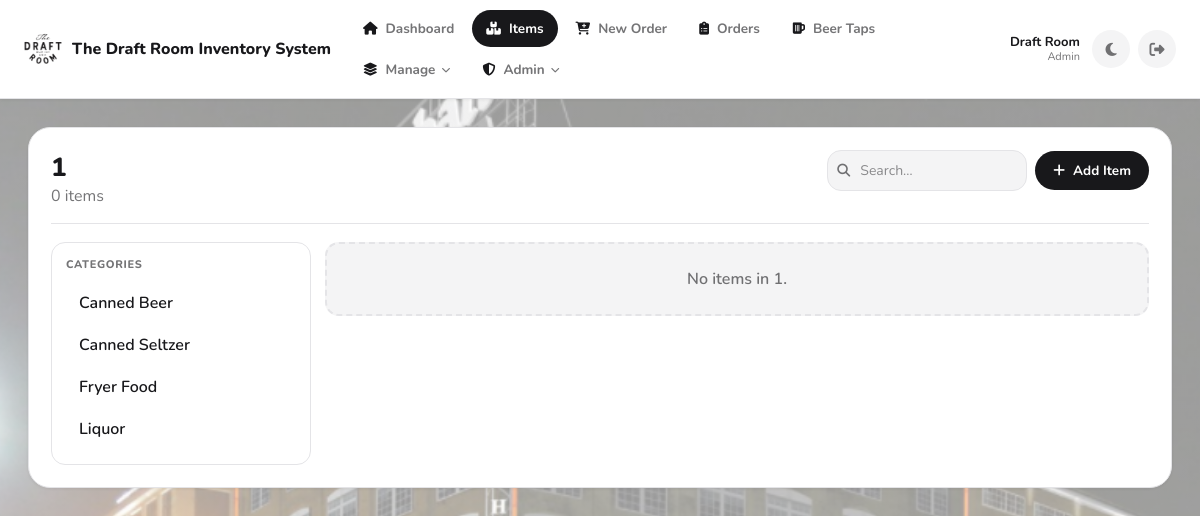
The page /category/1 (signed in) on the database its author committed.
### app.py (models this page shows, shortened)
class User(db.Model):
    __tablename__ = "users"
    id = db.Column(db.Integer, primary_key=True)
    username = db.Column(db.String(80), unique=True, nullable=False)
    first_name = db.Column(db.String(80), nullable=True)
    last_name = db.Column(db.String(80), nullable=True)
    password_hash = db.Column(db.String(255), nullable=False)
    role = db.Column(db.String(20), nullable=False, default="staff")  # Backward compatibility
    role_id = db.Column(db.Integer, db.ForeignKey('roles.id'), nullable=True)  # New: reference to Role
    is_active = db.Column(db.Boolean, nullable=False, default=True)
    created_at = db.Column(db.DateTime, nullable=False, default=utcnow)
    role_obj = db.relationship('Role', backref='users')
    def display_name(self) -> str:
        full = f"{(self.first_name or '').strip()} {(self.last_name or '').strip()}".strip()
        return full if full else self.username
    def get_role_name(self):
        if self.role_obj:
            return self.role_obj.name
        return self.role

### app.py (the view)
@app.get("/category/<path:category_name>")
def category_view(category_name: str):
    guard = require_view_access()
    if guard:
        return guard
    category_name = (category_name or "").strip()
    if not category_name:
        return redirect("/")
    q = (request.args.get("q") or "").strip()
    query = Item.query.filter(Item.category == category_name)
    if q:
        query = query.filter(Item.name.ilike(f"%{q}%"))
    items = query.order_by(Item.name.asc()).all()
    counts = db.session.query(Item.category, func.count(Item.id)).group_by(Item.category).all()
    counts_map = {c: int(n) for (c, n) in counts}
    all_categories = [cat for cat in CATEGORY_ORDER if counts_map.get(cat, 0) > 0]
    extras = sorted([c for c in counts_map.keys() if c not in CATEGORY_ORDER and counts_map.get(c, 0) > 0])
    all_categories.extend(extras)
    return render_template("category.html", category_name=category_name, items=items, q=q, all_categories=all_categories)

### app.py (called while the page is built)
@app.after_request
def add_security_headers_response(response):
    response.headers["X-Frame-Options"] = "SAMEORIGIN"
    response.headers["X-XSS-Protection"] = "1; mode=block"
    response.headers["X-Content-Type-Options"] = "nosniff"
    response.headers["Content-Security-Policy"] = (
        "default-src 'self'; "
        "script-src 'self' 'unsafe-inline' https://cdnjs.cloudflare.com; "
        "style-src 'self' 'unsafe-inline' https://cdnjs.cloudflare.com; "
        "font-src 'self' https://cdnjs.cloudflare.com; "
        "img-src 'self' data:; "
        "connect-src 'self'; "
        "frame-ancestors 'self'"
    )
    response.headers["Referrer-Policy"] = "strict-origin-when-cross-origin"
    response.headers["Permissions-Policy"] = (
        "geolocation=(), "
        "microphone=(), "
        "camera=(), "
        "payment=()"
    )
    return response

def utcnow() -> datetime:
    return datetime.now(timezone.utc)

def current_user() -> Optional["User"]:
    uid = session.get("user_id")
    if not uid:
        return None
    try:
        return User.query.get(int(uid))
    except Exception:
        return None

def current_user_role() -> str:
    if session.get("break_glass_admin") is True:
        return "admin"
    u = current_user()
    if not u:
        return ""
    return (u.role or "").lower()

def is_logged_in() -> bool:
    return (session.get("break_glass_admin") is True) or (session.get("user_id") is not None)

def can_manage_users() -> bool:
    u = current_user()
    if not u:
        return False
    if session.get("break_glass_admin") is True:
        return True
    if u.role_id:
        role = Role.query.get(u.role_id)
        if role and role.is_admin:
            return True
    if u.role == "admin":
        return True
    return False

def can_edit_inventory() -> bool:
    if session.get("break_glass_admin") is True:
        return True
    u = current_user()
    if not u:
        return False
    if u.role_id:
        role = Role.query.get(u.role_id)
        if role and role.has_permission("can_edit_items"):
            return True
    if u.role == "admin":
        return True
    return False

def require_view_access():
    if not is_logged_in():
        return redirect("/login")
    if session.get("break_glass_admin") is True:
        return None
    if not can_view_inventory():
        session.clear()
        flash("Access denied.", "error")
        return redirect("/login")
    return None

### templates/category.html (shortened to what this page needs)
{% extends "base.html" %}
{% block content %}
<section class="card">
  <div class="cardhead">
    <div>
      <h1>{{ category_name }}</h1>
      <span class="muted">{{ items|length }} item{{ 's' if items|length != 1 else '' }}</span>
    </div>
    <div class="actions">
      <div class="search-wrap">
        <input class="input search-live" id="catSearch" placeholder="Search…" autocomplete="off">
      </div>
      {% if can_edit_inventory %}
        <a class="btn primary" href="/items/new"><i class="fas fa-plus"></i> Add Item</a>
      {% endif %}
    </div>
  </div>
  <div class="split">
    <aside class="sidebar">
      <div class="sidehead">Categories</div>
      {% for c in all_categories %}
        <a class="sidelink {% if c == category_name %}active{% endif %}" href="/category/{{ c }}">{{ c }}</a>
      {% endfor %}
    </aside>
    <div class="content">
      {% if items and items|length > 0 %}
        <div class="table">
          <div class="row head" style="grid-template-columns: 2fr 1fr auto;">
            <div>Item</div>
            <div>Prep Type</div>
            <div></div>
          </div>
          {% for it in items %}
            <div class="row item-row" style="grid-template-columns: 2fr 1fr auto;"
                 data-name="{{ it.name.lower() }}">
              <div>
                <a class="item-link" href="/items/{{ it.id }}">{{ it.name }}</a>
              </div>
              <div class="muted">{{ it.prep_type }}</div>
              <div class="row-actions">
                {% if can_edit_inventory %}
                  <a class="icon-btn" href="/items/{{ it.id }}/edit" title="Edit">
                    <i class="fas fa-edit"></i>
                  </a>
                  <form method="POST" action="/items/{{ it.id }}/delete" style="display:inline;">
                    <button class="icon-btn danger" type="submit" title="Delete"
                            onclick="return confirm('Delete {{ it.name }}?')">
                      <i class="fas fa-trash"></i>
                    </button>
                  </form>
                {% endif %}
              </div>
            </div>
          {% endfor %}
        </div>
        <div id="noResults" class="empty" style="display:none;">No items match.</div>
      {% else %}
        <div class="empty">No items in {{ category_name }}.</div>
      {% endif %}
    </div>
  </div>
</section>
{% endblock %}

### templates/base.html (shortened to what this page needs)
<!DOCTYPE html>
<html lang="en">
<head>
  <link rel="stylesheet" href="/static/style.css?v={{ asset_v }}">
  <link rel="stylesheet" href="https://cdnjs.cloudflare.com/ajax/libs/font-awesome/6.4.0/css/all.min.css">
</head>
<body class="app-body">
  <header class="navbar">
    <div class="navbar-inner">
      <a href="/" class="navbar-brand">
        <img src="{{ url_for('static', filename='favicon-96x96.png') }}" alt="The Draft Room" class="navbar-logo">
        <span>The Draft Room Inventory System</span>
      </a>
      <nav class="navbar-nav">
        <a href="/" class="navlink2 {% if request.path == '/' %}active{% endif %}">
          <i class="fas fa-house"></i><span>Dashboard</span>
        </a>
        <a href="/items" class="navlink2 {% if request.path.startswith('/items') or request.path.startswith('/category') %}active{% endif %}">
          <i class="fas fa-boxes-stacked"></i><span>Items</span>
        </a>
        <a href="/order" class="navlink2 {% if request.path == '/order' %}active{% endif %}">
          <i class="fas fa-cart-plus"></i><span>New Order</span>
        </a>
        <a href="/orders" class="navlink2 {% if request.path.startswith('/orders') or (request.path.startswith('/order/') and request.path != '/order') %}active{% endif %}">
          <i class="fas fa-clipboard-list"></i><span>Orders</span>
        </a>
        <a href="/beers/dashboard" class="navlink2 {% if '/beers' in request.path %}active{% endif %}">
          <i class="fas fa-beer-mug-empty"></i><span>Beer Taps</span>
        </a>
        {% if can_edit_inventory %}
        <div class="navdd">
          <button type="button" class="navlink2 navdd-toggle {% if request.path.startswith('/suppliers') or request.path.startswith('/users') or request.path.startswith('/settings') %}active{% endif %}">
            <i class="fas fa-layer-group"></i><span>Manage</span><i class="fas fa-chevron-down navdd-caret"></i>
          </button>
        </div>
        {% endif %}
        {% if can_manage_users %}
        <div class="navdd">
          <button type="button" class="navlink2 navdd-toggle {% if request.path.startswith('/audit') or request.path.startswith('/admin/roles') %}active{% endif %}">
            <i class="fas fa-shield-halved"></i><span>Admin</span><i class="fas fa-chevron-down navdd-caret"></i>
          </button>
        </div>
        {% endif %}
      </nav>
      <div class="navbar-actions">
        {% if current_user %}
        <div class="navbar-user">
          <span class="navbar-user-name">
            {% if current_user.first_name or current_user.last_name %}
              {{ current_user.first_name }} {{ current_user.last_name }}
            {% else %}
              {{ current_user.username }}
            {% endif %}
          </span>
          <span class="navbar-user-role">{{ auth_role_name.title() if auth_role_name else 'User' }}</span>
        </div>
        {% endif %}
        <button class="theme-toggle" id="themeToggle" title="Toggle light/dark theme">
        </button>
        <a href="/logout" class="logout-btn" title="Logout">
          <i class="fas fa-sign-out-alt"></i>
        </a>
      </div>
    </div>
  </header>
  <main class="main-content">
    <div class="page-content">
      {% block content %}{% endblock %}
    </div>
  </main>
</body>
</html>

### templates/category.html (style rules this page uses)
.search-wrap { position: relative; display: flex; align-items: center; }
.search-live { padding-left: 32px !important; width: 200px; }

### rows shown on the page
User: first_name "Draft", last_name "Room", role "Admin"

### other values the page prints
{{ category_name }} "1"
{{ items|length }} "0"
{{ 's' if items|length != 1 else '' }} "s"
{{ c }} "Canned Beer" "Canned Seltzer" "Fryer Food" "Liquor"
